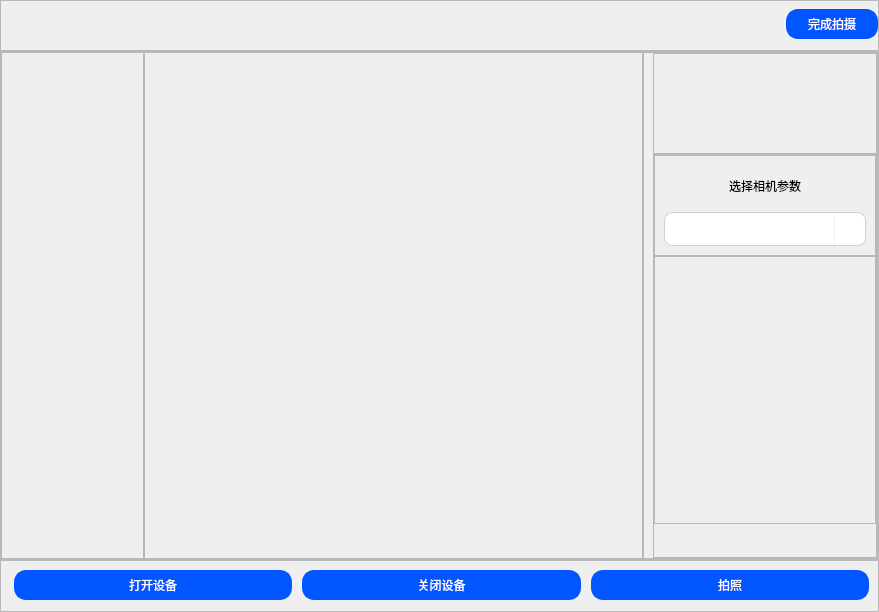
<?xml version="1.0" encoding="UTF-8"?>
<ui version="4.0">
 <class>MainWindow</class>
 <widget class="QMainWindow" name="MainWindow">
  <property name="geometry">
   <rect>
    <x>0</x>
    <y>0</y>
    <width>879</width>
    <height>612</height>
   </rect>
  </property>
  <property name="maximumSize">
   <size>
    <width>879</width>
    <height>633</height>
   </size>
  </property>
  <property name="windowTitle">
   <string>MainWindow</string>
  </property>
  <widget class="QWidget" name="centralwidget">
   <layout class="QVBoxLayout" name="verticalLayout" stretch="1,10,1">
    <property name="spacing">
     <number>0</number>
    </property>
    <property name="leftMargin">
     <number>0</number>
    </property>
    <property name="topMargin">
     <number>0</number>
    </property>
    <property name="rightMargin">
     <number>0</number>
    </property>
    <property name="bottomMargin">
     <number>0</number>
    </property>
    <item>
     <widget class="QFrame" name="frame">
      <property name="frameShape">
       <enum>QFrame::Shape::StyledPanel</enum>
      </property>
      <property name="frameShadow">
       <enum>QFrame::Shadow::Raised</enum>
      </property>
      <layout class="QHBoxLayout" name="horizontalLayout" stretch="3,0">
       <property name="spacing">
        <number>0</number>
       </property>
       <property name="leftMargin">
        <number>0</number>
       </property>
       <property name="topMargin">
        <number>0</number>
       </property>
       <property name="rightMargin">
        <number>0</number>
       </property>
       <property name="bottomMargin">
        <number>0</number>
       </property>
       <item>
        <widget class="QLabel" name="takePhotoInfo">
         <property name="styleSheet">
          <string notr="true">color: #222;
font-family: '微软雅黑', 'Microsoft YaHei', Arial, sans-serif;
font-size: 24px;
font-weight: bold;
</string>
         </property>
         <property name="text">
          <string/>
         </property>
        </widget>
       </item>
       <item>
        <widget class="QPushButton" name="picPassbtn">
         <property name="styleSheet">
          <string notr="true">QPushButton {
font: 18px,bold, &quot;微软雅黑&quot;;
border: 2px solid #0256FF;
border-radius: 12px;	
background-color: #0256FF;
color: #FFFFFF;
padding: 4px 20px;
margin-bottom: 2px;
margin-left: 4px;
}

QPushButton:hover {
    background-color: #BFBFBF;
	border: 2px solid #BFBFBF;
}</string>
         </property>
         <property name="text">
          <string>完成拍摄</string>
         </property>
        </widget>
       </item>
      </layout>
     </widget>
    </item>
    <item>
     <widget class="QFrame" name="frame_2">
      <property name="frameShape">
       <enum>QFrame::Shape::StyledPanel</enum>
      </property>
      <property name="frameShadow">
       <enum>QFrame::Shadow::Raised</enum>
      </property>
      <layout class="QHBoxLayout" name="horizontalLayout_2" stretch="2,7,2">
       <property name="spacing">
        <number>0</number>
       </property>
       <property name="leftMargin">
        <number>0</number>
       </property>
       <property name="topMargin">
        <number>0</number>
       </property>
       <property name="rightMargin">
        <number>0</number>
       </property>
       <property name="bottomMargin">
        <number>0</number>
       </property>
       <item>
        <widget class="QFrame" name="drwaingListFrame">
         <property name="frameShape">
          <enum>QFrame::Shape::StyledPanel</enum>
         </property>
         <property name="frameShadow">
          <enum>QFrame::Shadow::Raised</enum>
         </property>
        </widget>
       </item>
       <item>
        <widget class="QFrame" name="cameraFrame">
         <property name="frameShape">
          <enum>QFrame::Shape::StyledPanel</enum>
         </property>
         <property name="frameShadow">
          <enum>QFrame::Shadow::Raised</enum>
         </property>
         <layout class="QHBoxLayout" name="horizontalLayout_4">
          <item>
           <widget class="QWidget" name="camera_pre" native="true"/>
          </item>
         </layout>
        </widget>
       </item>
       <item>
        <widget class="QFrame" name="cameraFlowFrame">
         <property name="frameShape">
          <enum>QFrame::Shape::StyledPanel</enum>
         </property>
         <property name="frameShadow">
          <enum>QFrame::Shadow::Raised</enum>
         </property>
         <layout class="QVBoxLayout" name="verticalLayout_2" stretch="2,8">
          <property name="spacing">
           <number>0</number>
          </property>
          <property name="topMargin">
           <number>0</number>
          </property>
          <property name="rightMargin">
           <number>0</number>
          </property>
          <property name="bottomMargin">
           <number>0</number>
          </property>
          <item>
           <widget class="QFrame" name="picDemoFrame">
            <property name="frameShape">
             <enum>QFrame::Shape::StyledPanel</enum>
            </property>
            <property name="frameShadow">
             <enum>QFrame::Shadow::Raised</enum>
            </property>
            <layout class="QVBoxLayout" name="verticalLayout_4">
             <item alignment="Qt::AlignmentFlag::AlignHCenter|Qt::AlignmentFlag::AlignVCenter">
              <widget class="QLabel" name="result_label">
               <property name="styleSheet">
                <string notr="true">color: rgb(0, 170, 0);
font-family: '微软雅黑', 'Microsoft YaHei', Arial, sans-serif;
font-size: 12px;
font-weight: bold;
</string>
               </property>
               <property name="text">
                <string/>
               </property>
              </widget>
             </item>
            </layout>
           </widget>
          </item>
          <item>
           <widget class="QFrame" name="picListFrame">
            <property name="frameShape">
             <enum>QFrame::Shape::StyledPanel</enum>
            </property>
            <property name="frameShadow">
             <enum>QFrame::Shadow::Raised</enum>
            </property>
            <layout class="QVBoxLayout" name="verticalLayout_3" stretch="3,8,1">
             <property name="spacing">
              <number>0</number>
             </property>
             <property name="leftMargin">
              <number>0</number>
             </property>
             <property name="topMargin">
              <number>0</number>
             </property>
             <property name="rightMargin">
              <number>0</number>
             </property>
             <property name="bottomMargin">
              <number>0</number>
             </property>
             <item>
              <widget class="QFrame" name="frame_3">
               <property name="frameShape">
                <enum>QFrame::Shape::StyledPanel</enum>
               </property>
               <property name="frameShadow">
                <enum>QFrame::Shadow::Raised</enum>
               </property>
               <layout class="QVBoxLayout" name="verticalLayout_5" stretch="2,8">
                <item alignment="Qt::AlignmentFlag::AlignHCenter">
                 <widget class="QLabel" name="label">
                  <property name="styleSheet">
                   <string notr="true">font: 18px,bold, &quot;微软雅黑&quot;;</string>
                  </property>
                  <property name="text">
                   <string>选择相机参数</string>
                  </property>
                 </widget>
                </item>
                <item>
                 <widget class="QComboBox" name="productsComboBox">
                  <property name="styleSheet">
                   <string notr="true">/* 基础样式设置 */
QComboBox {
    border: 1px solid #d0d0d0;
    border-radius: 8px;
    padding: 7px 35px 7px 15px;
    min-width: 150px;
    font-family: &quot;Microsoft YaHei&quot;, sans-serif;
    font-size: 14px;
    color: #333333;
    background-color: #ffffff;
    selection-color: #ffffff;
    selection-background-color: #2a80eb;
}

/* 悬停状态 */
QComboBox:hover {
    border-color: #2a80eb;
    background-color: #f8fafc;
}

/* 禁用状态 */
QComboBox:disabled {
    border-color: #e0e0e0;
    color: #a0a0a0;
    background-color: #f5f5f5;
}

/* 下拉按钮区域 */
QComboBox::drop-down {
    subcontrol-origin: padding;
    subcontrol-position: top right;
    width: 30px;
    border-left: 1px solid #f0f0f0;
}

/* 下拉箭头 */
QComboBox::down-arrow {
    image: url(:/icons/arrow-down.png); /* 可替换为自己的箭头图标 */
    width: 16px;
    height: 16px;
    margin-right: 5px;
}

/* 下拉箭头在不同状态下的样式 */
QComboBox:hover::down-arrow {
    image: url(:/icons/arrow-down-hover.png);
}

QComboBox:on::down-arrow {
    image: url(:/icons/arrow-up.png); /* 下拉时显示向上箭头 */
}

/* 下拉列表样式 */
QComboBox QAbstractItemView {
    border: 1px solid #e0e0e0;
    border-radius: 8px;
    padding: 5px 0;
    margin: 4px 0 0 0;
    background-color: #ffffff;
    selection-background-color: #e6f0ff;
    selection-color: #2a80eb;
    font-family: &quot;Microsoft YaHei&quot;, sans-serif;
    font-size: 14px;
    outline: none;
    /* 阴影效果 */
    border: 1px solid rgba(0, 0, 0, 0.1);
    box-shadow: 0 6px 16px rgba(0, 0, 0, 0.08), 0 3px 6px rgba(0, 0, 0, 0.05);
}

/* 下拉列表项样式 */
QComboBox QAbstractItemView::item {
    padding: 10px 15px;
    margin: 0;
    color: #333333;
}

/* 下拉列表项悬停样式 */
QComboBox QAbstractItemView::item:hover {
    background-color: #f5f8ff;
    color: #2a80eb;
}

/* 下拉列表项选中样式 */
QComboBox QAbstractItemView::item:selected {
    background-color: #e6f0ff;
    color: #2a80eb;
}

/* 下拉列表滚动条样式 */
QComboBox QScrollBar:vertical {
    width: 8px;
    background: transparent;
    margin: 5px 0;
}

QComboBox QScrollBar::handle:vertical {
    background-color: #c0c0c0;
    border-radius: 4px;
    min-height: 30px;
}

QComboBox QScrollBar::handle:vertical:hover {
    background-color: #a0a0a0;
}

QComboBox QScrollBar::add-line:vertical,
QComboBox QScrollBar::sub-line:vertical {
    height: 0;
}</string>
                  </property>
                 </widget>
                </item>
               </layout>
              </widget>
             </item>
             <item>
              <widget class="QFrame" name="picList">
               <property name="frameShape">
                <enum>QFrame::Shape::StyledPanel</enum>
               </property>
               <property name="frameShadow">
                <enum>QFrame::Shadow::Raised</enum>
               </property>
              </widget>
             </item>
             <item>
              <widget class="QLabel" name="tip_label">
               <property name="text">
                <string/>
               </property>
              </widget>
             </item>
            </layout>
           </widget>
          </item>
         </layout>
        </widget>
       </item>
      </layout>
     </widget>
    </item>
    <item>
     <widget class="QFrame" name="takePicFrame">
      <property name="frameShape">
       <enum>QFrame::Shape::StyledPanel</enum>
      </property>
      <property name="frameShadow">
       <enum>QFrame::Shadow::Raised</enum>
      </property>
      <layout class="QHBoxLayout" name="horizontalLayout_3">
       <item>
        <widget class="QPushButton" name="openDevbtn">
         <property name="styleSheet">
          <string notr="true">QPushButton {
font: 18px,bold, &quot;微软雅黑&quot;;
border: 2px solid #0256FF;
border-radius: 12px;	
background-color: #0256FF;
color: #FFFFFF;
padding: 4px 20px;
margin-bottom: 2px;
margin-left: 4px;
}

QPushButton:hover {
    background-color: #BFBFBF;
	border: 2px solid #BFBFBF;
}</string>
         </property>
         <property name="text">
          <string>打开设备</string>
         </property>
        </widget>
       </item>
       <item>
        <widget class="QPushButton" name="closeDevbtn">
         <property name="styleSheet">
          <string notr="true">QPushButton {
font: 18px,bold, &quot;微软雅黑&quot;;
border: 2px solid #0256FF;
border-radius: 12px;	
background-color: #0256FF;
color: #FFFFFF;
padding: 4px 20px;
margin-bottom: 2px;
margin-left: 4px;
}

QPushButton:hover {
    background-color: #BFBFBF;
	border: 2px solid #BFBFBF;
}</string>
         </property>
         <property name="text">
          <string>关闭设备</string>
         </property>
        </widget>
       </item>
       <item>
        <widget class="QPushButton" name="takePicbtn">
         <property name="styleSheet">
          <string notr="true">QPushButton {
font: 18px,bold, &quot;微软雅黑&quot;;
border: 2px solid #0256FF;
border-radius: 12px;	
background-color: #0256FF;
color: #FFFFFF;
padding: 4px 20px;
margin-bottom: 2px;
margin-left: 4px;
}

QPushButton:hover {
    background-color: #BFBFBF;
	border: 2px solid #BFBFBF;
}</string>
         </property>
         <property name="text">
          <string>拍照</string>
         </property>
        </widget>
       </item>
      </layout>
     </widget>
    </item>
   </layout>
  </widget>
 </widget>
 <resources/>
 <connections/>
</ui>
